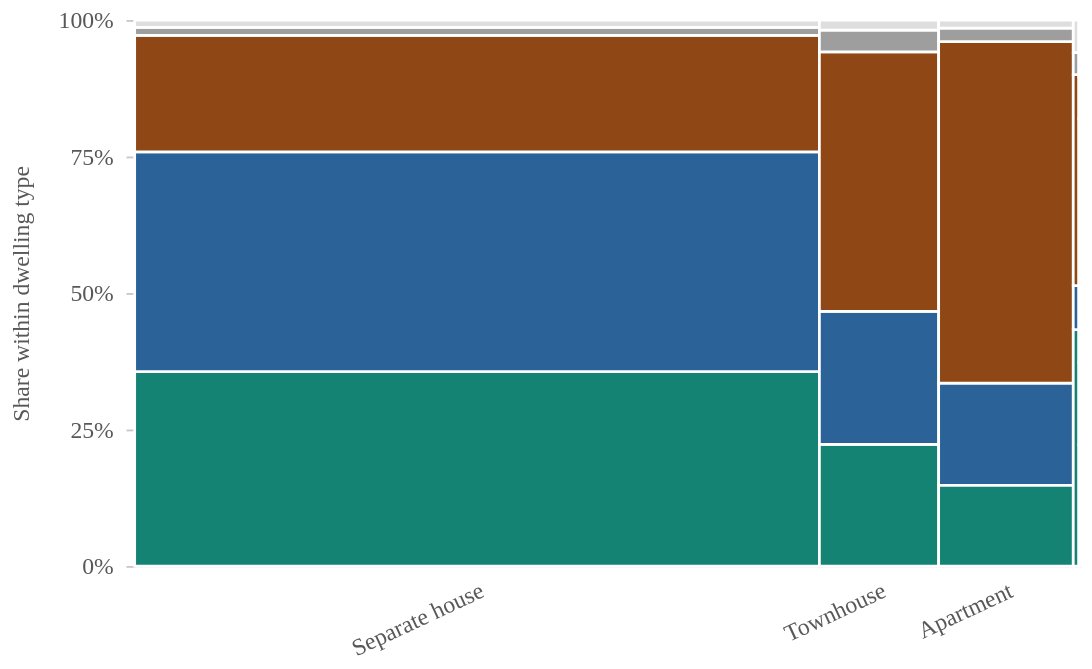

Source (Vega-Lite JSON):
### Vega-Lite specification from a JSON file in a GitHub repository (floating-point values rounded to 4 significant figures)
{"$schema": "https://vega.github.io/schema/vega-lite/v6.json", "width": 520, "height": 300, "data": {"values": [{"dwelling": "Separate house", "tenure": "Owned outright", "count": 2388013, "x": 0, "x2": 0.7235, "y": 0, "y2": 0.3559, "within": 0.3559}, {"dwelling": "Separate house", "tenure": "Mortgage", "count": 2703200, "x": 0, "x2": 0.7235, "y": 0.3559, "y2": 0.7587, "within": 0.4028}, {"dwelling": "Separate house", "tenure": "Renting", "count": 1430826, "x": 0, "x2": 0.7235, "y": 0.7587, "y2": 0.9719, "within": 0.2132}, {"dwelling": "Separate house", "tenure": "Other tenure", "count": 98730, "x": 0, "x2": 0.7235, "y": 0.9719, "y2": 0.9866, "within": 0.01471}, {"dwelling": "Separate house", "tenure": "Not stated", "count": 89810, "x": 0, "x2": 0.7235, "y": 0.9866, "y2": 1, "within": 0.01338}, {"dwelling": "Townhouse", "tenure": "Owned outright", "count": 260615, "x": 0.7235, "x2": 0.8495, "y": 0, "y2": 0.223, "within": 0.223}, {"dwelling": "Townhouse", "tenure": "Mortgage", "count": 284759, "x": 0.7235, "x2": 0.8495, "y": 0.223, "y2": 0.4666, "within": 0.2436}, {"dwelling": "Townhouse", "tenure": "Renting", "count": 555488, "x": 0.7235, "x2": 0.8495, "y": 0.4666, "y2": 0.9418, "within": 0.4752}, {"dwelling": "Townhouse", "tenure": "Other tenure", "count": 46562, "x": 0.7235, "x2": 0.8495, "y": 0.9418, "y2": 0.9817, "within": 0.03984}, {"dwelling": "Townhouse", "tenure": "Not stated", "count": 21425, "x": 0.7235, "x2": 0.8495, "y": 0.9817, "y2": 1, "within": 0.01833}, {"dwelling": "Apartment", "tenure": "Owned outright", "count": 195123, "x": 0.8495, "x2": 0.9917, "y": 0, "y2": 0.1479, "within": 0.1479}, {"dwelling": "Apartment", "tenure": "Mortgage", "count": 246765, "x": 0.8495, "x2": 0.9917, "y": 0.1479, "y2": 0.335, "within": 0.1871}, {"dwelling": "Apartment", "tenure": "Renting", "count": 825137, "x": 0.8495, "x2": 0.9917, "y": 0.335, "y2": 0.9605, "within": 0.6255}, {"dwelling": "Apartment", "tenure": "Other tenure", "count": 32288, "x": 0.8495, "x2": 0.9917, "y": 0.9605, "y2": 0.985, "within": 0.02448}, {"dwelling": "Apartment", "tenure": "Not stated", "count": 19785, "x": 0.8495, "x2": 0.9917, "y": 0.985, "y2": 1, "within": 0.015}, {"dwelling": "Other dwelling", "tenure": "Owned outright", "count": 23695, "x": 0.9917, "x2": 0.9976, "y": 0, "y2": 0.4331, "within": 0.4331}, {"dwelling": "Other dwelling", "tenure": "Mortgage", "count": 4407, "x": 0.9917, "x2": 0.9976, "y": 0.4331, "y2": 0.5137, "within": 0.08056}, {"dwelling": "Other dwelling", "tenure": "Renting", "count": 21131, "x": 0.9917, "x2": 0.9976, "y": 0.5137, "y2": 0.8999, "within": 0.3863}, {"dwelling": "Other dwelling", "tenure": "Other tenure", "count": 2216, "x": 0.9917, "x2": 0.9976, "y": 0.8999, "y2": 0.9404, "within": 0.04051}, {"dwelling": "Other dwelling", "tenure": "Not stated", "count": 3258, "x": 0.9917, "x2": 0.9976, "y": 0.9404, "y2": 1, "within": 0.05955}, {"dwelling": "Not stated", "tenure": "Owned outright", "count": 4881, "x": 0.9976, "x2": 1, "y": 0, "y2": 0.2221, "within": 0.2221}, {"dwelling": "Not stated", "tenure": "Mortgage", "count": 3318, "x": 0.9976, "x2": 1, "y": 0.2221, "y2": 0.3732, "within": 0.151}, {"dwelling": "Not stated", "tenure": "Renting", "count": 9800, "x": 0.9976, "x2": 1, "y": 0.3732, "y2": 0.8192, "within": 0.446}, {"dwelling": "Not stated", "tenure": "Other tenure", "count": 1718, "x": 0.9976, "x2": 1, "y": 0.8192, "y2": 0.8974, "within": 0.07819}, {"dwelling": "Not stated", "tenure": "Not stated", "count": 2255, "x": 0.9976, "x2": 1, "y": 0.8974, "y2": 1.0, "within": 0.1026}]}, "mark": {"type": "rect", "stroke": "#fff", "strokeWidth": 1.5}, "encoding": {"x": {"field": "x", "type": "quantitative", "title": null, "axis": {"values": [0.3617, 0.7865, 0.9206], "labelAngle": -25, "labelLimit": 110, "grid": false, "ticks": false, "labelExpr": "abs(datum.value - 0.3617482848087994) < 0.00001 ? 'Separate house' : abs(datum.value - 0.7865059047212434) < 0.00001 ? 'Townhouse' : abs(datum.value - 0.920624072459854) < 0.00001 ? 'Apartment' : ''"}, "scale": {"domain": [0, 1], "nice": false}}, "x2": {"field": "x2"}, "y": {"field": "y", "type": "quantitative", "title": "Share within dwelling type", "axis": {"format": ".0%", "values": [0, 0.25, 0.5, 0.75, 1]}, "scale": {"domain": [0, 1], "nice": false}}, "y2": {"field": "y2"}, "color": {"field": "tenure", "type": "nominal", "scale": {"domain": ["Owned outright", "Mortgage", "Renting", "Other tenure", "Not stated"], "range": ["#158374", "#2b6399", "#8f4715", "#9e9e9e", "#dedede"]}, "legend": null}, "tooltip": [{"field": "dwelling", "type": "nominal", "title": "Dwelling"}, {"field": "tenure", "type": "nominal", "title": "Tenure"}, {"field": "within", "type": "quantitative", "title": "Share within dwelling type", "format": ".1%"}, {"field": "count", "type": "quantitative", "title": "Homes", "format": ","}]}, "config": {"font": "Public Sans", "background": "#ffffff", "view": {"stroke": null}, "axis": {"labelFontSize": 13, "titleFontSize": 13, "titleFontWeight": 400, "labelColor": "#585858", "titleColor": "#585858", "domain": false, "tickColor": "#c8c8c8", "gridColor": "#e9e9e9", "labelPadding": 7, "titlePadding": 13}, "legend": {"labelFontSize": 13, "titleFontSize": 13, "titleFontWeight": 400, "labelColor": "#585858", "titleColor": "#585858", "padding": 8}, "title": {"font": "Public Sans", "fontSize": 14, "fontWeight": 600, "color": "#1d1d1d", "anchor": "start"}}, "description": "Read this mosaic as columns: wider columns mean more homes of that dwelling type; the coloured heights show tenure within each type. Separate houses, townhouses, apartments, other, then not stated run left to right."}
